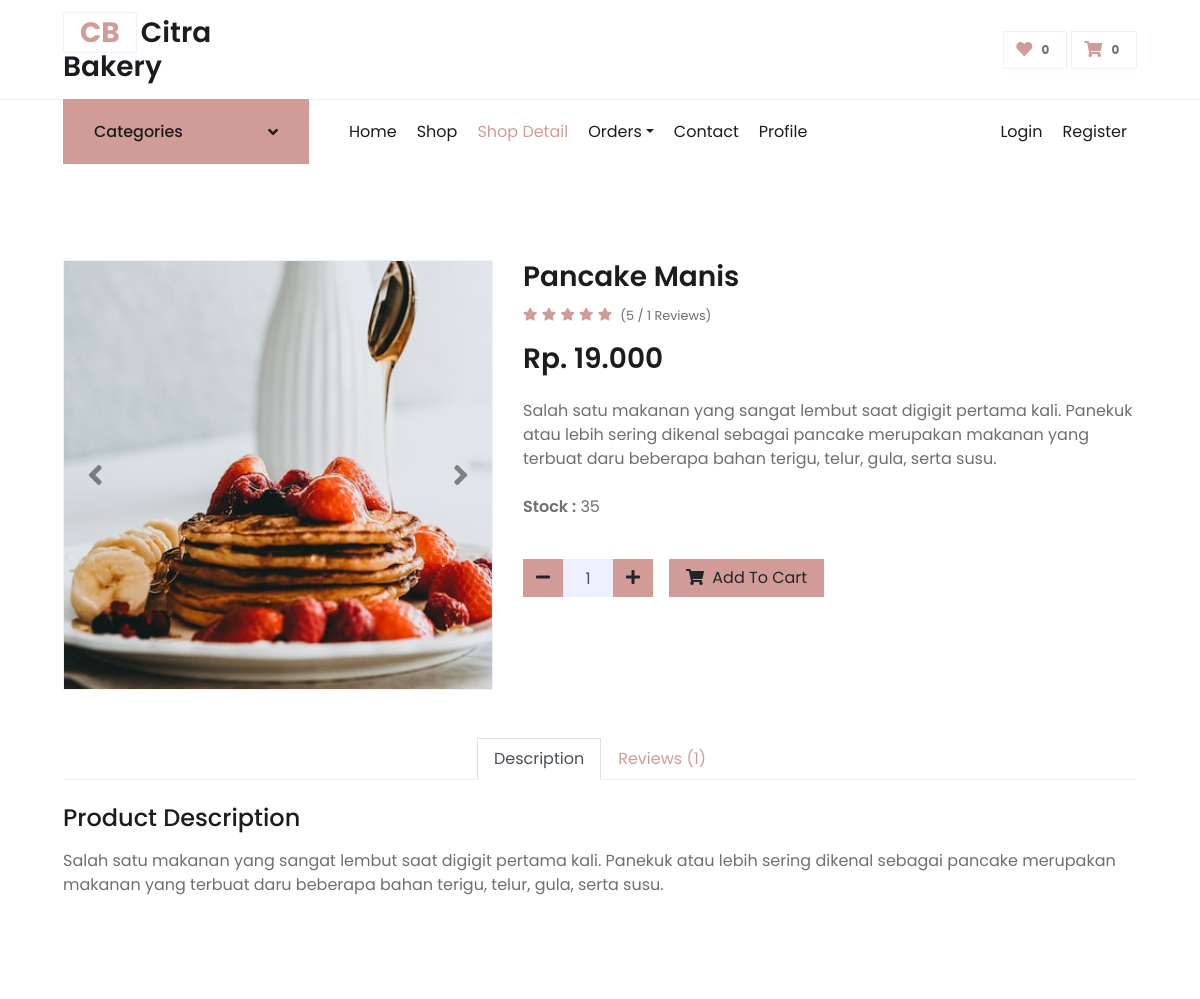
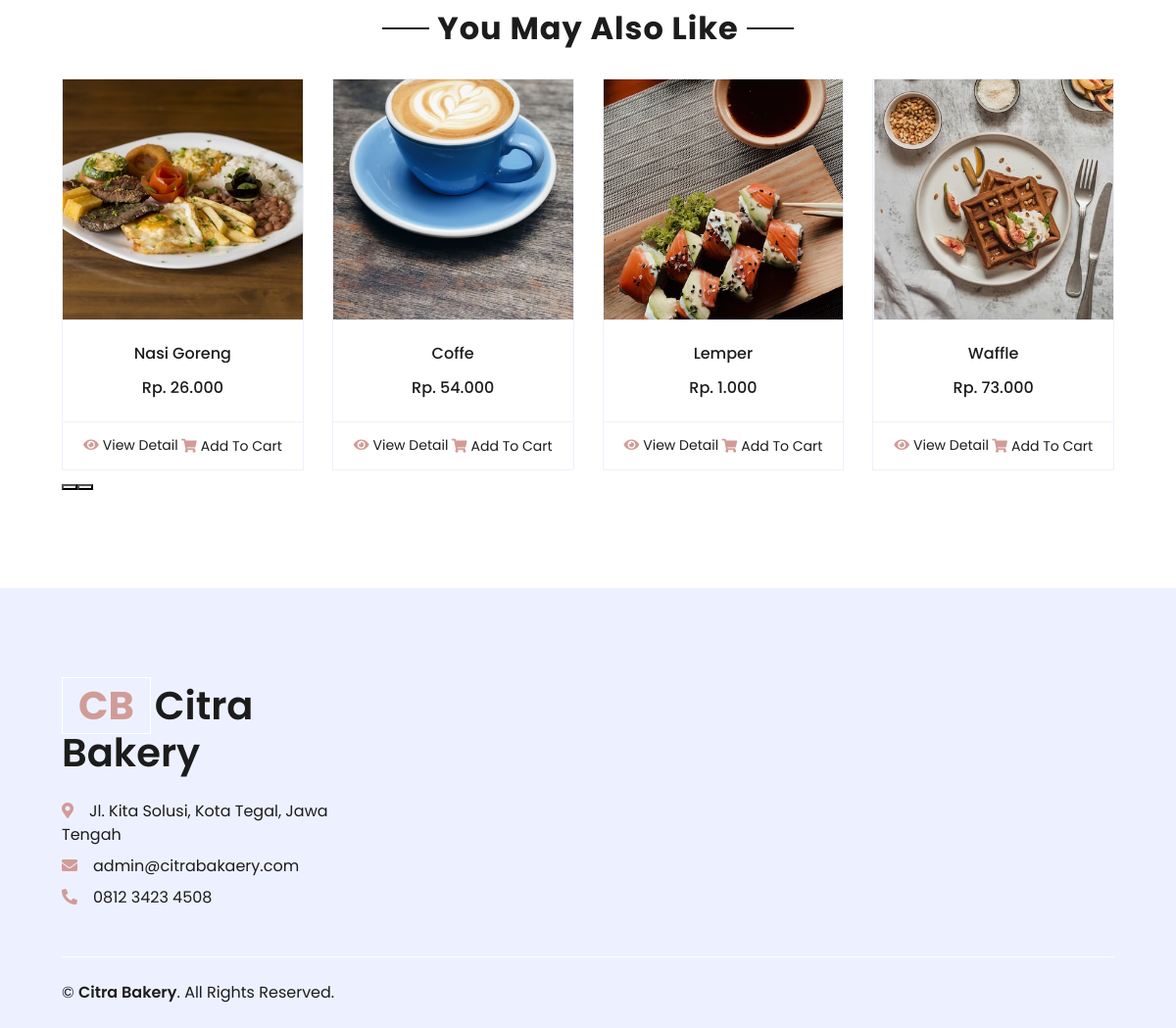
The app's page /detail/6 with its own data (2 pictures, top to bottom).
### tables this page shows
CREATE TABLE `gambar` (
  `id` int(11) NOT NULL,
  `idMenu` int(11) NOT NULL,
  `gambar` text NOT NULL,
  `createdAt` timestamp NOT NULL DEFAULT current_timestamp(),
  `updatedAt` timestamp NULL DEFAULT NULL ON UPDATE current_timestamp()
);

CREATE TABLE `menu` (
  `id` int(11) NOT NULL,
  `kategori_id` int(11) NOT NULL,
  `nama_menu` varchar(100) NOT NULL,
  `deskripsi` text DEFAULT NULL,
  `harga` int(11) NOT NULL,
  `stok` int(7) NOT NULL DEFAULT 0,
  `createdAt` timestamp NOT NULL DEFAULT current_timestamp(),
  `updatedAt` timestamp NULL DEFAULT NULL ON UPDATE current_timestamp()
);

### application/controllers/Frontend.php (called while the page is built, shortened)
<?php
class Frontend extends CI_Controller
{
    public function __construct()
    {
        $this->load->model('M_Front', 'front');
    }
    public function detail($id)
    {
        $product = $this->front->getProduct([
            'menu.id' => $id
        ]);
        $gambar = $this->front->getGambar([
            'idMenu' => $id
        ]);
        $review = $this->front->getReview([
            'review.idMenu' => $id
        ]);
        $rating = $this->front->getRating([
            'idMenu' => $id
        ]);
        $rating = [
            'rating' => round($rating->rating, 1),
            'total' => $rating->total
        ];
        $data = [
            'title'    => 'Shop Detail | Citra Bakery',
            'page'     => 'frontend/detail',
            'kategori' => $this->front->getKategori(),
            'product'  => $product,
            'gambar'   => $gambar,
            'products' => $this->front->getProductRandom($id),
            'review'   => $review,
            'rating'   => $rating
        ];
        $this->load->view('frontend/index', $data);
    }
}

### index.php (called while the page is built, shortened)
<?php
require_once BASEPATH . 'core/CodeIgniter.php';

### application/models/M_Front.php (called while the page is built, shortened)
<?php
class M_Front extends CI_Model
{
	public function getKategori()
	{
		$this->db->order_by('kategori', 'asc');
		return $this->db->get('kategori')->result();
	}
	public function getProduct($where)
	{
		$this->db->where($where);
		return $this->db->get('menu')->row();
	}
	public function getGambar($where)
	{
		$this->db->where($where);
		$this->db->order_by('createdAt', 'desc');
		return $this->db->get('gambar')->result();
	}
	public function getProductRandom($id)
	{
		$this->db->where('id !=', $id);
		$this->db->order_by('nama_menu', 'RANDOM');
		return $this->db->get('menu', 5)->result();
	}
	public function getReview($where)
	{
		$this->db->select('review.*, user.name, user.image');
		$this->db->join('user', 'user.id = review.idUser', 'inner');
		$this->db->where($where);
		$this->db->order_by('review.createdAt', 'desc');
		return $this->db->get('review')->result();
	}
	public function getRating($where)
	{
		$this->db->select('AVG(rating) as rating, COUNT(id) as total');
		$this->db->where($where);
		return $this->db->get('review')->row();
	}
}

### application/helpers/menu_helper.php (called while the page is built, shortened)
<?php
function gambar($idMenu)
{
	$CI = &get_instance();
	$CI->db->where('idMenu', $idMenu);
	$CI->db->order_by('gambar', 'RANDOM');
	$data = $CI->db->get('gambar')->row();
	return $data->gambar;
}

### application/views/frontend/detail.php (the view, shortened to what this page needs)
<div class="container-fluid py-5">
	<div class="row px-xl-5">
		<div class="col-lg-5 pb-5">
			<div id="product-carousel" class="carousel slide" data-ride="carousel">
				<div class="carousel-inner border">
					<?php foreach ($gambar as $i => $g) : ?>
						<div class="carousel-item <?= ($i == 0) ? 'active' : ''; ?>">
							<img class="w-100 h-100" src="<?= base_url('upload/gambar/' . $g->gambar); ?>" alt="Image">
						</div>
					<?php endforeach; ?>
				</div>
				<a class="carousel-control-prev" href="#product-carousel" data-slide="prev">
					<i class="fa fa-2x fa-angle-left text-dark"></i>
				</a>
				<a class="carousel-control-next" href="#product-carousel" data-slide="next">
					<i class="fa fa-2x fa-angle-right text-dark"></i>
				</a>
			</div>
		</div>
		<div class="col-lg-7 pb-5">
			<h3 class="font-weight-semi-bold"><?= $product->nama_menu; ?></h3>
			<?php if ($rating['total'] != 0) : ?>
				<div class="d-flex mb-3">
					<div class="text-primary mr-2">
						<?php if ($rating['rating'] < 1) : ?>
							<small class="fas fa-star-half-alt"></small>
							<small class="far fa-star"></small>
							<small class="far fa-star"></small>
							<small class="far fa-star"></small>
							<small class="far fa-star"></small>
						<?php elseif ($rating['rating'] == 5) : ?>
							<small class="fas fa-star"></small>
							<small class="fas fa-star"></small>
							<small class="fas fa-star"></small>
							<small class="fas fa-star"></small>
							<small class="fas fa-star"></small>
						<?php endif; ?>
					</div>
					<small class="pt-1">(<?= $rating['rating'] . ' / ' . $rating['total']; ?> Reviews)</small>
				</div>
			<?php endif; ?>
			<h3 class="font-weight-semi-bold mb-4"><?= 'Rp. ' . number_format($product->harga, 0, ',', '.'); ?></h3>
			<p class="mb-4">
				<?= $product->deskripsi; ?>
			</p>
			<p class="mb-4">
				<label class="font-weight-semi-bold">Stock : </label><?= ($product->stok > 0) ? ' ' . $product->stok : ' sold out'; ?>
			</p>
			<?php if ($product->stok > 0) : ?>
				<form action="<?= base_url('addToCart'); ?>" method="POST">
					<div class="d-flex align-items-center mb-4 pt-2">
						<div class="input-group mr-3" style="width: 130px;">
							<div class="input-group-btn">
								<button type="button" class="btn btn-primary" id="btn_minus">
									<i class="fa fa-minus"></i>
								</button>
							</div>
							<input type="text" class="form-control bg-secondary text-center" value="1" name="total" id="input_total">
							<div class="input-group-btn">
								<button type="button" class="btn btn-primary" id="btn_plus">
									<i class="fa fa-plus"></i>
								</button>
							</div>
						</div>
						<button type="submit" class="btn btn-primary px-3" id="add-to-cart"><i class="fa fa-shopping-cart mr-1"></i> Add To Cart</button>
					</div>
				</form>
			<?php endif; ?>
		</div>
	</div>
	<div class="row px-xl-5">
		<div class="col">
			<div class="nav nav-tabs justify-content-center border-secondary mb-4">
				<a class="nav-item nav-link active" data-toggle="tab" href="#tab-pane-1">Description</a>
				<a class="nav-item nav-link" data-toggle="tab" href="#tab-pane-3">Reviews (<?= $rating['total']; ?>)</a>
			</div>
			<div class="tab-content">
				<div class="tab-pane fade show active" id="tab-pane-1">
					<h4 class="mb-3">Product Description</h4>
					<p>
						<?= $product->deskripsi; ?>
					</p>
				</div>
			</div>
		</div>
	</div>
</div>
<div class="container-fluid py-5">
	<div class="text-center mb-4">
		<h2 class="section-title px-5"><span class="px-2">You May Also Like</span></h2>
	</div>
	<div class="row px-xl-5">
		<div class="col">
			<div class="owl-carousel related-carousel">
				<?php foreach ($products as $pro) : ?>
					<div class="card product-item border-0">
						<div class="card-header product-img position-relative overflow-hidden bg-transparent border p-0">
							<img class="img-fluid w-100" src="<?= base_url('upload/gambar/' . gambar($pro->id)); ?>" alt="<?= $pro->nama_menu; ?>">
						</div>
						<div class="card-body border-left border-right text-center p-0 pt-4 pb-3">
							<h6 class="text-truncate mb-3"><?= $pro->nama_menu; ?></h6>
							<div class="d-flex justify-content-center">
								<h6><?= 'Rp. ' . number_format($pro->harga, 0, ',', '.'); ?></h6>
							</div>
						</div>
						<div class="card-footer d-flex justify-content-between bg-light border">
							<a href="<?= base_url('detail/' . $pro->id); ?>" class="btn btn-sm text-dark p-0"><i class="fas fa-eye text-primary mr-1"></i>View Detail</a>
							<?php if ($pro->stok > 0) : ?>
								<form action="<?= base_url('addToCart'); ?>" method="POST">
									<button type="submit" class="btn btn-sm text-dark p-0"><i class="fas fa-shopping-cart text-primary mr-1"></i>Add To Cart</button>
								</form>
							<?php else : ?>
								<a href="javascript:void(0)" class="btn btn-sm text-muted p-0" data-toggle="tooltip" title="Sold Out"><i class="fas fa-shopping-cart text-muted mr-1"></i><del>Add To Cart</del></a>
							<?php endif; ?>
						</div>
					</div>
				<?php endforeach; ?>
			</div>
		</div>
	</div>
</div>

### records on screen
gambar: gambar (picture)
menu: nama_menu "Pancake Manis", harga "19.000", deskripsi "Salah satu makanan yang sangat lembut saat digigit pertama kali. Panekuk atau lebih sering dikenal sebagai pancake merupakan makanan yang terbuat daru beberapa bahan terigu, telur, gula, serta susu.", stok "35"
menu: id.gambar (picture), nama_menu "Nasi Goreng", harga "26.000"
menu: id.gambar (picture), nama_menu "Coffe", harga "54.000"
menu: id.gambar (picture), nama_menu "Lemper", harga "1.000"
menu: id.gambar (picture), nama_menu "Waffle", harga "73.000"

### other values on screen
$rating['rating'] "5"
$rating['total'] "1"
